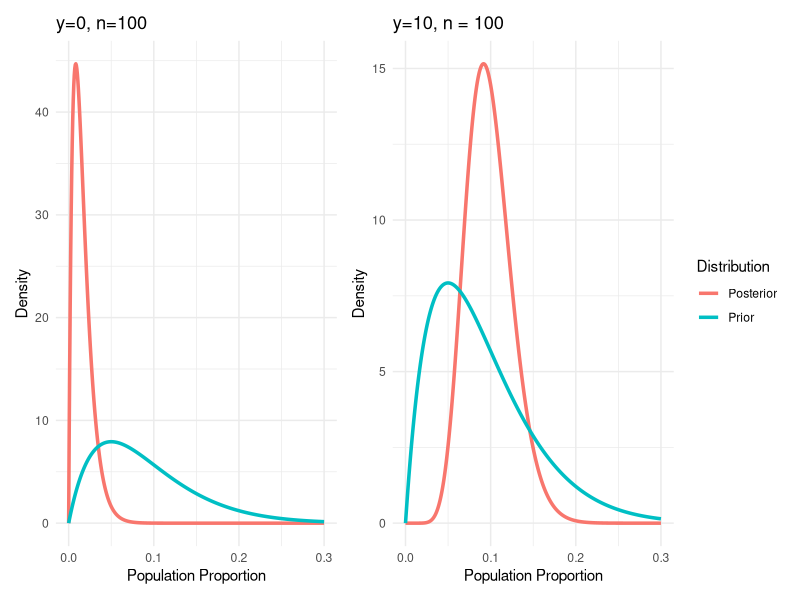

Write the R code that produced this figure.
## ICMU Bayes Intro 2025
## Bayesian inference of population proportion
## Author: Volodymyr Minin
## Last updated: September 21, 2025


library(ggplot2)
library(patchwork)

# Prior parameters
prior_alpha = 2.0
prior_beta = 20.0

# Data for two hypothetical samples: 0 positive tests out of 100 and 10 positive tests out of 100
num_positives1 = 0
num_positives2 = 10
num_samples = 100

# Parameters of the Beta posterior distribution 1
posterior_alpha1 = prior_alpha + num_positives1
posterior_beta1 = prior_beta + num_samples - num_positives1 

# Parameters of the Beta posterior distribution 2
posterior_alpha2 = prior_alpha + num_positives2
posterior_beta2 = prior_beta + num_samples - num_positives2 

## create an x-axis grid for plotting
x <- seq(0, 0.3, length.out = 500)

# Data frame for first plot
df1 <- data.frame(
  x = rep(x, 2),
  density = c(dbeta(x, prior_alpha, prior_beta), dbeta(x, posterior_alpha1, posterior_beta1)),
  Distribution = rep(c("Prior", "Posterior"), each = length(x))
)

# Data frame for second plot
df2 <- data.frame(
  x = rep(x, 2),
  density = c(dbeta(x, prior_alpha, prior_beta), dbeta(x, posterior_alpha2, posterior_beta2)),
  Distribution = rep(c("Prior", "Posterior"), each = length(x))
)

# First plot
p1 <- ggplot(df1, aes(x = x, y = density, color = Distribution)) +
  geom_line(size = 1.2) +
  labs(title = "y=0, n=100", x = "Population Proportion", y = "Density") +
  theme_minimal()

# Second plot
p2 <- ggplot(df2, aes(x = x, y = density, color = Distribution)) +
  geom_line(size = 1.2) +
  labs(title = "y=10, n = 100", x = "Population Proportion", y = "Density") +
  theme_minimal()

# Combine plots side by side with one legend
(p1 + p2) + plot_layout(guides = "collect")